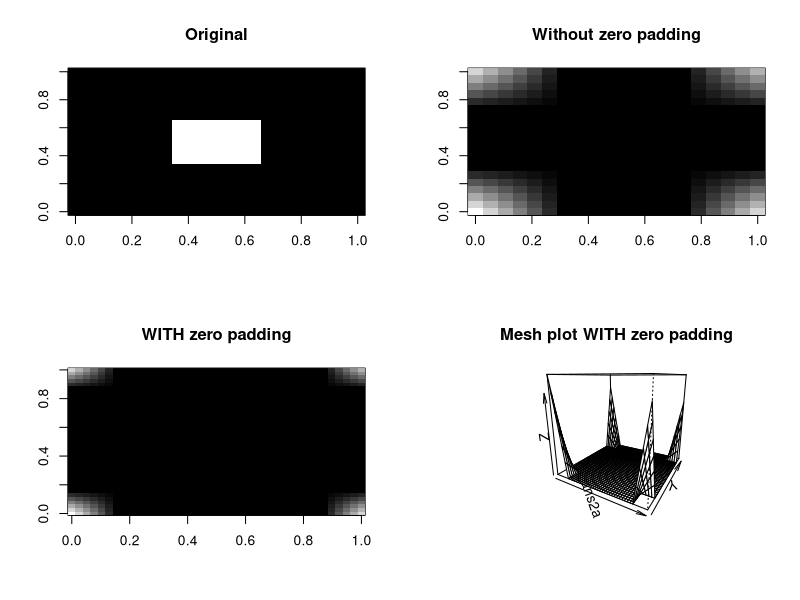

This figure's R source:
# 32079

par(mfrow=c(2,2))
image <- array(0,c(20,20))
image[8:13,8:13] <- 1
image(image, col= grey(seq(0, 1, length = 256)))
title("Original")

fftimage <- fft(image)
congfft <- Conj(fftimage)
ans1 <- fftimage * congfft
ans2 <- Re(fft(ans1, inverse=TRUE))/20/20
image(ans2, col= grey(seq(0, 1, length = 256)))
title("Without zero padding")

imagePadded <- array(0,c(40,40))
imagePadded[11:30,11:30] <- image
fftimagePadded <- fft(imagePadded)
congfftPadded <- Conj(fftimagePadded)
ans1a <- fftimagePadded * congfftPadded
ans2a <- Re(fft(ans1a, inverse=TRUE))/40/40
image(ans2a/max(ans2a), col= grey(seq(0, 1, length = 256)))
title("WITH zero padding")


persp(ans2a, theta=30)
title('Mesh plot WITH zero padding')
